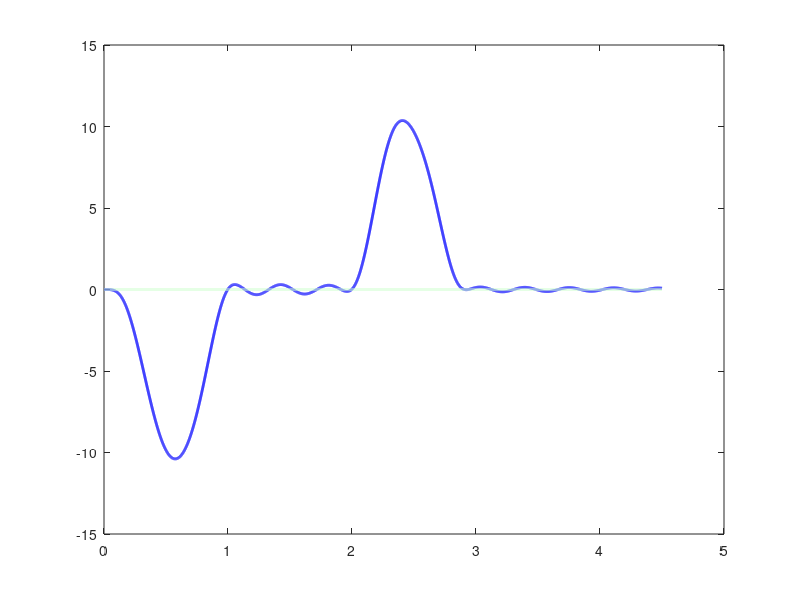

The MATLAB script that drew this image: (Note: this script raises an error after producing the figure.)
%% ZV Input Shaper: Realistic Non-linear Bearing Rod Dynamics
clear; clc; close all;

% --- 1. ข้อมูลทางกายภาพ (Immutable) ---
m_g = 165; L_mm = 99; r_com_mm = 28.81; Izz_g_mm2 = 151977.27;
m = m_g/1000; L = L_mm/1000; r_com = r_com_mm/1000; Izz = Izz_g_mm2/10^9;
r_arm = 0.5; theta_total = 2*pi; zeta = 0.02; g = 9.81;
phi_limit_deg = rad2deg(0.975 / (r_arm * 1000)); 

% Dynamics Properties (Linearized for Shaper Design)
wn = sqrt((m * g * r_com) / Izz);
wd = wn * sqrt(1 - zeta^2); 
T_delay = pi / wd; 
A1 = 1 / (1 + exp(-zeta*pi/sqrt(1-zeta^2)));
A2 = 1 - A1;

% --- 2. S-Curve & Timing ---
Tw_limit = 3.0; 
Tw_move = Tw_limit - T_delay; 
ta = Tw_move/3; tc = ta; td = ta;
alpha_max = theta_total / (ta * (ta + tc));

% --- 3. Profile Generation ---
dt = 0.001; t = 0:dt:Tw_limit + 1.5;
gen_scurve = @(time, t_start, a_max) ...
    (time >= t_start & time < t_start + ta) .* (a_max * 0.5 * (1 - cos(2*pi*(time-t_start)/ta))) + ...
    (time >= t_start + ta + tc & time < t_start + ta + tc + td) .* (-a_max * 0.5 * (1 - cos(2*pi*(time-(t_start+ta+tc))/td)));

cmd_shaped = A1 * gen_scurve(t, 0, alpha_max) + A2 * gen_scurve(t, T_delay, alpha_max);
omega_arm = cumtrapz(t, cmd_shaped); % Angular velocity of Robot Arm

% --- 4. Non-linear Simulation (The "Real" Physics) ---
% Equation: Izz*phi'' + b*phi' + m*g*r_com*sin(phi) = -m*a_tan*r_com*cos(phi) + m*(omega^2*r_arm)*r_com*sin(phi)
b = 2 * zeta * wn * Izz;

% ODE function: y(1) = phi, y(2) = phi_dot
ode_fun = @(ts, y) [y(2); 
    ( -b*y(2) - m*g*r_com*sin(y(1)) ... % Gravity & Damping
      -m*interp1(t, cmd_shaped, ts)*r_arm*r_com*cos(y(1)) ... % Tangential Accel (Input)
      +m*(interp1(t, omega_arm, ts)^2 * r_arm)*r_com*sin(y(1)) ... % Centrifugal effect
    ) / Izz];

[t_ode, y_ode] = ode45(ode_fun, t, [0; 0]);
phi_real_deg = rad2deg(y_ode(:,1));

% --- 5. Visualization ---
figure('Color', 'w', 'Position', [100 100 1000 500]);
plot(t_ode, phi_real_deg, 'b', 'LineWidth', 2); hold on;
patch([0 t(end) t(end) 0], [-phi_limit_deg -phi_limit_deg phi_limit_deg phi_limit_deg], [0.8 1 0.8], 'FaceAlpha', 0.5, 'EdgeColor', 'none');
xline(Tw_limit, 'r--', 'LineWidth', 2);
grid on; ylabel('Rod Angle (Deg)'); xlabel('Time (s)');
title('Non-linear Realistic Rod Dynamics (With Centrifugal Effect)');
legend('Realistic Rod Swing', 'Tolerance Zone');
